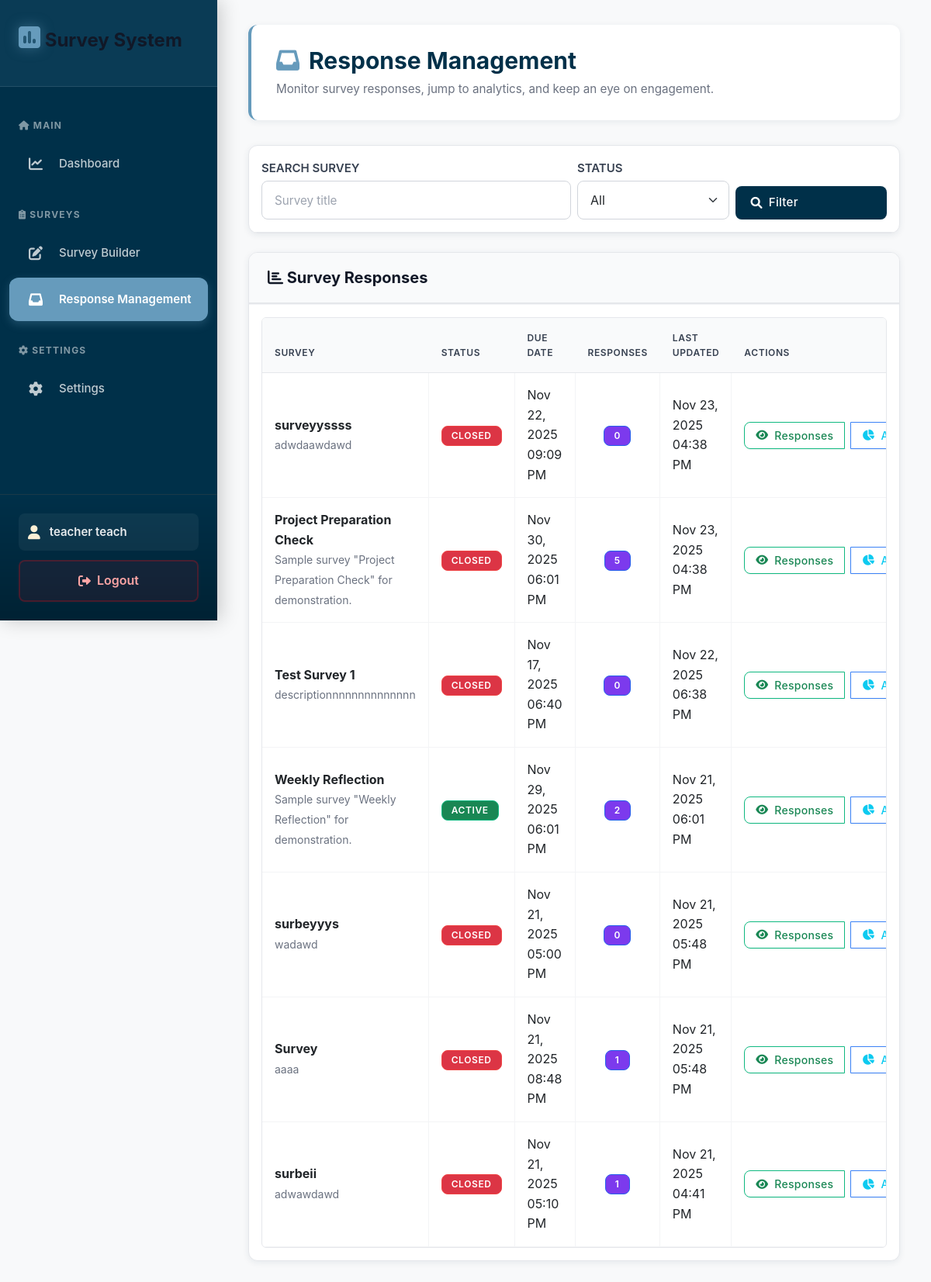
/teacher/responses/ (signed in), run on the app's committed database.
### myapp/models.py (models this page shows, shortened)
class Survey(models.Model):
    title = models.CharField(max_length=200)
    description = models.TextField(blank=True)
    created_by = models.ForeignKey(User, on_delete=models.CASCADE, related_name='created_surveys')
    assigned_sections = models.ManyToManyField(Section, related_name='surveys')
    is_active = models.BooleanField(default=True)
    is_published = models.BooleanField(default=False, help_text='Surveys remain hidden from students until published.')
    open_time = models.DateTimeField(null=True, blank=True, help_text="Time when the survey opens for students. If not set, survey opens immediately when published.")
    due_date = models.DateTimeField()
    is_archived = models.BooleanField(default=False, help_text='Archived surveys are hidden from students until restored.')
    time_limit_minutes = models.PositiveIntegerField(
        null=True,
        blank=True,
        help_text='Optional time limit (in minutes) for completing the survey.'
    )
    created_at = models.DateTimeField(auto_now_add=True)
    updated_at = models.DateTimeField(auto_now=True)
    @property
    def is_open(self):
        if not self.is_active or not self.is_published:
            return False
        now = timezone.now()
        due_date = self.due_date
        if timezone.is_naive(due_date):
            from datetime import timezone as dt_timezone
            due_date = due_date.replace(tzinfo=dt_timezone.utc)
        return now <= due_date

### myapp/views.py (the view)
# urls.py: path("teacher/responses/", views.responses_overview, name="responses_overview"),
@login_required
def responses_overview(request):
    if not hasattr(request.user, 'profile') or request.user.profile.role != 'teacher':
        messages.error(request, 'Access denied.')
        return redirect('home')
    surveys = Survey.objects.filter(
        created_by=request.user,
        is_archived=False
    ).annotate(response_count=Count('responses')).order_by('-updated_at')
    search_query = request.GET.get('search', '').strip()
    if search_query:
        surveys = surveys.filter(title__icontains=search_query)
    status_filter = request.GET.get('status', '').strip().lower()
    if status_filter == 'active':
        surveys = [s for s in surveys if s.is_published and s.is_open]
    elif status_filter == 'draft':
        surveys = [s for s in surveys if not s.is_published]
    elif status_filter == 'closed':
        surveys = [s for s in surveys if s.is_published and not s.is_open]
    if isinstance(surveys, list):
        filtered_surveys = surveys
    else:
        filtered_surveys = list(surveys)
    return render(request, 'teacher/responses_overview.html', {
        'surveys': filtered_surveys,
        'search_query': search_query,
        'status_filter': status_filter,
    })

### myapp/context_processors.py (called while the page is built)
def teacher_context(request):
    context = {}
    if request.user.is_authenticated and hasattr(request.user, 'profile'):
        if request.user.profile.role == 'teacher':
            context['archived_surveys_count'] = Survey.objects.filter(
                created_by=request.user,
                is_archived=True
            ).count()
    return context

### templates/teacher/responses_overview.html (shortened to what this page needs)
{% extends 'teacher/teacher_base.html' %}
{% block content %}
<div class="page-header">
    <h2><i class="fas fa-inbox"></i> Response Management</h2>
    <p class="text-muted">Monitor survey responses, jump to analytics, and keep an eye on engagement.</p>
</div>
<div class="card mb-4" style="border: 1px solid #e5e7eb;">
    <div class="card-body p-3" style="border-bottom: 1px solid #e5e7eb;">
        <form method="get" class="row g-2 align-items-end">
            <div class="col-md-6">
                <label class="form-label text-uppercase small fw-semibold mb-1">Search Survey</label>
                <input type="text" name="search" value="{{ search_query|default:'' }}" class="form-control" placeholder="Survey title" style="border: 1px solid #d1d5db;">
            </div>
            <div class="col-md-3">
                <label class="form-label text-uppercase small fw-semibold mb-1">Status</label>
                <select class="form-select" name="status" style="border: 1px solid #d1d5db;">
                    <option value="">All</option>
                </select>
            </div>
            <div class="col-md-3">
                <button type="submit" class="btn btn-primary w-100">
                    <i class="fas fa-search"></i> Filter
                </button>
            </div>
        </form>
    </div>
</div>
<div class="card" style="border: 1px solid #e5e7eb;">
    <div class="card-header" style="background-color: #f9fafb; border-bottom: 2px solid #e5e7eb;">
        <h5 class="mb-0"><i class="fas fa-chart-bar"></i> Survey Responses</h5>
    </div>
    <div class="card-body p-3" style="border-top: 1px solid #f3f4f6;">
        {% if surveys %}
        <div class="table-responsive" style="border: 1px solid #e5e7eb; border-radius: 0.375rem;">
            <table class="table table-hover align-middle mb-0">
                <thead style="background-color: #f9fafb; border-bottom: 2px solid #e5e7eb;">
                    <tr>
                        <th style="border-bottom: 1px solid #e5e7eb;">Survey</th>
                        <th style="border-bottom: 1px solid #e5e7eb;">Status</th>
                        <th style="border-bottom: 1px solid #e5e7eb;">Due Date</th>
                        <th class="text-center" style="border-bottom: 1px solid #e5e7eb;">Responses</th>
                        <th style="border-bottom: 1px solid #e5e7eb;">Last Updated</th>
                        <th style="border-bottom: 1px solid #e5e7eb;">Actions</th>
                    </tr>
                </thead>
                <tbody>
                    {% for survey in surveys %}
                    <tr style="border-bottom: 1px solid #f3f4f6;">
                        <td style="border-right: 1px solid #f3f4f6;">
                            <strong>{{ survey.title }}</strong>
                            <br>
                            <small class="text-muted">{{ survey.description|default:"No description"|truncatechars:60 }}</small>
                        </td>
                        <td style="border-right: 1px solid #f3f4f6;">
                            {% if survey.is_published %}
                                {% if survey.is_open %}
                                    <span class="badge bg-success" style="border: 1px solid #10b981;">Active</span>
                                {% else %}
                                    <span class="badge bg-danger" style="border: 1px solid #ef4444;">Closed</span>
                                {% endif %}
                            {% else %}
                                <span class="badge bg-secondary text-dark" style="border: 1px solid #6b7280;">Draft</span>
                            {% endif %}
                        </td>
                        <td style="border-right: 1px solid #f3f4f6;">{{ survey.due_date|date:"M d, Y h:i A" }}</td>
                        <td class="text-center" style="border-right: 1px solid #f3f4f6;">
                            <span class="badge bg-primary" style="border: 1px solid #2563eb;">{{ survey.response_count }}</span>
                        </td>
                        <td style="border-right: 1px solid #f3f4f6;">{{ survey.updated_at|date:"M d, Y h:i A" }}</td>
                        <td>
                            <div class="btn-group" role="group">
                                <a href="{% url 'response_management' survey.id %}" class="btn btn-sm btn-outline-success" style="border: 1px solid #10b981;">
                                    <i class="fas fa-eye"></i> Responses
                                </a>
                                <a href="{% url 'analytics' survey.id %}" class="btn btn-sm btn-outline-info" style="border: 1px solid #3b82f6;">
                                    <i class="fas fa-chart-pie"></i> Analytics
                                </a>
                            </div>
                        </td>
                    </tr>
                    {% endfor %}
                </tbody>
            </table>
        </div>
        {% else %}
        <div class="text-center py-5">
            <i class="fas fa-inbox fa-4x text-muted mb-3"></i>
            <h5>No surveys match your filters</h5>
            <p class="text-muted">Adjust your filters or create a new survey to start collecting responses.</p>
        </div>
        {% endif %}
    </div>
</div>
{% endblock %}

### templates/teacher/teacher_base.html (shortened to what this page needs)
<!DOCTYPE html>
<html lang="en">
<head>
    <link href="https://cdn.jsdelivr.net/npm/bootstrap@5.1.3/dist/css/bootstrap.min.css" rel="stylesheet">
    <link href="https://cdnjs.cloudflare.com/ajax/libs/font-awesome/6.0.0/css/all.min.css" rel="stylesheet">
    <link href="{% load static %}{% static 'css/style.css' %}" rel="stylesheet">
</head>
<body>
    <aside class="sidebar" id="sidebar">
        <div class="sidebar-header">
            <h4><i class="fas fa-poll"></i> Survey System</h4>
        </div>
        <ul class="sidebar-menu">
            <div class="sidebar-section-title">
                <i class="fas fa-home"></i> Main
            </div>
            <li>
                <a href="{% url 'teacher_dashboard' %}" class="{% if request.resolver_match.url_name == 'teacher_dashboard' %}active{% endif %}">
                    <i class="fas fa-chart-line"></i>
                    <span>Dashboard</span>
                </a>
            </li>
            <div class="sidebar-section-title">
                <i class="fas fa-clipboard-list"></i> Surveys
            </div>
            <li>
                <a href="{% url 'manage_surveys' %}" class="">
                    <i class="fas fa-edit"></i>
                    <span>Survey Builder</span>
                </a>
            </li>
            <li>
                <a href="{% url 'responses_overview' %}" class="{% if request.resolver_match.url_name == 'responses_overview' or request.resolver_match.url_name == 'response_management' or request.resolver_match.url_name == 'analytics' %}active{% endif %}">
                    <i class="fas fa-inbox"></i>
                    <span>Response Management</span>
                </a>
            </li>
            <div class="sidebar-section-title">
                <i class="fas fa-cog"></i> Settings
            </div>
            <li>
                <a href="{% url 'teacher_settings' %}" class="">
                    <i class="fas fa-cog"></i>
                    <span>Settings</span>
                </a>
            </li>
        </ul>
        <div class="sidebar-footer">
            <div class="user-info">
                <i class="fas fa-user"></i>
                <span>{{ user.first_name }} {{ user.last_name }}</span>
            </div>
            <form method="post" action="{% url 'logout' %}" class="d-inline">
                <button type="submit" class="logout-btn">
                    <i class="fas fa-sign-out-alt"></i> Logout
                </button>
            </form>
        </div>
    </aside>
    <main class="main-content">
        {% block content %}
        {% endblock %}
    </main>
    <div class="toast-container position-fixed bottom-0 start-50 translate-middle-x p-3" style="z-index: 1055;">
    </div>
    <script src="{% load static %}{% static 'js/main.js' %}"></script>
</body>
</html>

### static/css/style.css (style rules this page uses)
:root { --primary-50: #f5f3ff; --primary-100: #ede9fe; --primary-200: #ddd6fe; --primary-300: #c4b5fd; --primary-400: #a78bfa; --primary-500: #8b5cf6; --primary-600: #7c3aed; --primary-700: #6d28d9; --primary-800: #5b21b6; --primary-900: #4c1d95; --molten-lava: #780000; --flag-red: #C1121F; --papaya-whip: #FDF0D5; --deep-space-blue: #003049; --steel-blue: #669BBC; --gradient-primary: #003049; --gradient-secondary: #C1121F; --gradient-accent: #669BBC; --gradient-warm: #780000; --gradient-cool: #669BBC; --gray-50: #f9fafb; --gray-100: #f3f4f6; --gray-200: #e5e7eb; --gray-300: #d1d5db; --gray-400: #9ca3af; --gray-500: #6b7280; --gray-600: #4b5563; --gray-700: #374151; --gray-800: #1f2937; --gray-900: #111827; --success: #669BBC; --success-light: #e8f4f8; --warning: #FDF0D5; --warning-light: #fef9ec; --danger: #C1121F; --danger-light: #fce8ea; --info: #003049; --info-light: #e6eef2; --shadow-sm: 0 1px 2px 0 rgba(0, 0, 0, 0.05); --shadow-md: 0 4px 6px -1px rgba(0, 0, 0, 0.1), 0 2px 4px -1px rgba(0, 0, 0, 0.06); --shadow-lg: 0 10px 15px -3px rgba(0, 0, 0, 0.1), 0 4px 6px -2px rgba(0, 0, 0, 0.05); --shadow-xl: 0 20px 25px -5px rgba(0, 0, 0, 0.1), 0 10px 10px -5px rgba(0, 0, 0, 0.04); --transition-fast: 150ms cubic-bezier(0.4, 0, 0.2, 1); --transition-base: 300ms cubic-bezier(0.4, 0, 0.2, 1); --transition-slow: 500ms cubic-bezier(0.4, 0, 0.2, 1); --radius-sm: 0.25rem; --radius-md: 0.5rem; --radius-lg: 0.75rem; --radius-xl: 1rem; }
* { margin: 0; padding: 0; box-sizing: border-box; }
body { font-family: 'Inter', 'Segoe UI', -apple-system, BlinkMacSystemFont, 'Roboto', sans-serif; background: #f8f9fa; color: var(--deep-space-blue); line-height: 1.6; font-size: 16px; -webkit-font-smoothing: antialiased; -moz-osx-font-smoothing: grayscale; }
h1, h2, h3, h4, h5, h6 { font-weight: 700; line-height: 1.2; color: var(--gray-900); margin-bottom: 0.75rem; }
h2 { font-size: 2rem; }
h4 { font-size: 1.5rem; }
h5 { font-size: 1.25rem; }
p { margin-bottom: 1rem; color: var(--gray-600); }
.card { background: white; border: none; border-radius: 12px; box-shadow: 0 2px 8px rgba(0, 48, 73, 0.08); transition: all var(--transition-base); overflow: hidden; margin-bottom: 1rem; }
.card-header { background: white; border-bottom: 2px solid #e5e7eb; padding: 1.25rem 1.5rem; font-weight: 600; color: #003049; }
.card-body { padding: 1.5rem; }
.btn { font-weight: 500; padding: 0.625rem 1.25rem; border-radius: var(--radius-md); transition: all var(--transition-fast); border: none; font-size: 0.9375rem; letter-spacing: 0.02em; display: inline-flex; align-items: center; gap: 0.5rem; box-shadow: var(--shadow-sm); }
.btn-primary { background: #003049; color: white; border: none; }
.btn-group .btn { margin-right: 0.5rem; }
.btn-group .btn:last-child { margin-right: 0; }
.btn-sm { padding: 0.375rem 0.875rem; font-size: 0.875rem; }
.table { border-collapse: separate; border-spacing: 0; }
.table th { border-top: none; font-weight: 600; background: var(--gray-50); color: var(--gray-700); text-transform: uppercase; font-size: 0.75rem; letter-spacing: 0.05em; padding: 1rem; border-bottom: 2px solid var(--gray-200); }
.table td { padding: 1rem; vertical-align: middle; border-bottom: 1px solid var(--gray-100); }
.table tbody tr { transition: background-color var(--transition-fast); }
.form-control, .form-select { border: 2px solid #e5e7eb; border-radius: 8px; padding: 0.75rem 1rem; font-size: 1rem; transition: all 0.2s ease; background-color: white; line-height: 1.5; }
.form-control::placeholder { color: #9ca3af; font-size: 0.95rem; }
.form-label { font-weight: 600; color: var(--gray-700); margin-bottom: 0.5rem; font-size: 0.9375rem; }
.badge { font-size: 0.75rem; font-weight: 600; padding: 0.375rem 0.75rem; border-radius: var(--radius-md); text-transform: uppercase; letter-spacing: 0.05em; }
.bg-primary { background-color: var(--primary-600) !important; }
.text-muted { color: var(--gray-500) !important; }
.page-header { background: white; padding: 1.75rem 2rem; border-radius: 12px; box-shadow: 0 2px 8px rgba(0, 48, 73, 0.08); margin-bottom: 2rem; border-left: 4px solid #669BBC; }
.page-header h2 { margin-bottom: 0.5rem; color: #003049; display: flex; align-items: center; gap: 0.75rem; font-weight: 700; }
.page-header h2 i { color: #669BBC; }
.page-header p { margin-bottom: 0; color: #6b7280; font-size: 0.95rem; line-height: 1.5; }
@media (max-width: 1200px) { h2 { font-size: 1.875rem; } }

### data on the page
Survey: title "surveyyssss", description "adwdaawdawd", is_published "CLOSED", due_date "Nov 22, 2025 09:09 PM", response_count "0", updated_at "Nov 23, 2025 04:38 PM"
Survey: title "Project Preparation Check", description "Sample survey \"Project Preparation Check\" for demonstration.", is_published "CLOSED", due_date "Nov 30, 2025 06:01 PM", response_count "5", updated_at "Nov 23, 2025 04:38 PM"
Survey: title "Test Survey 1", description "descriptionnnnnnnnnnnnnn", is_published "CLOSED", due_date "Nov 17, 2025 06:40 PM", response_count "0", updated_at "Nov 22, 2025 06:38 PM"
Survey: title "Weekly Reflection", description "Sample survey \"Weekly Reflection\" for demonstration.", is_published "ACTIVE", due_date "Nov 29, 2025 06:01 PM", response_count "2", updated_at "Nov 21, 2025 06:01 PM"
Survey: title "surbeyyys", description "wadawd", is_published "CLOSED", due_date "Nov 21, 2025 05:00 PM", response_count "0", updated_at "Nov 21, 2025 05:48 PM"
Survey: title "Survey", description "aaaa", is_published "CLOSED", due_date "Nov 21, 2025 08:48 PM", response_count "1", updated_at "Nov 21, 2025 05:48 PM"
Survey: title "surbeii", description "adwawdawd", is_published "CLOSED", due_date "Nov 21, 2025 05:10 PM", response_count "1", updated_at "Nov 21, 2025 04:41 PM"

### other printed values
{{ user.first_name }} "teacher"
{{ user.last_name }} "teach"
